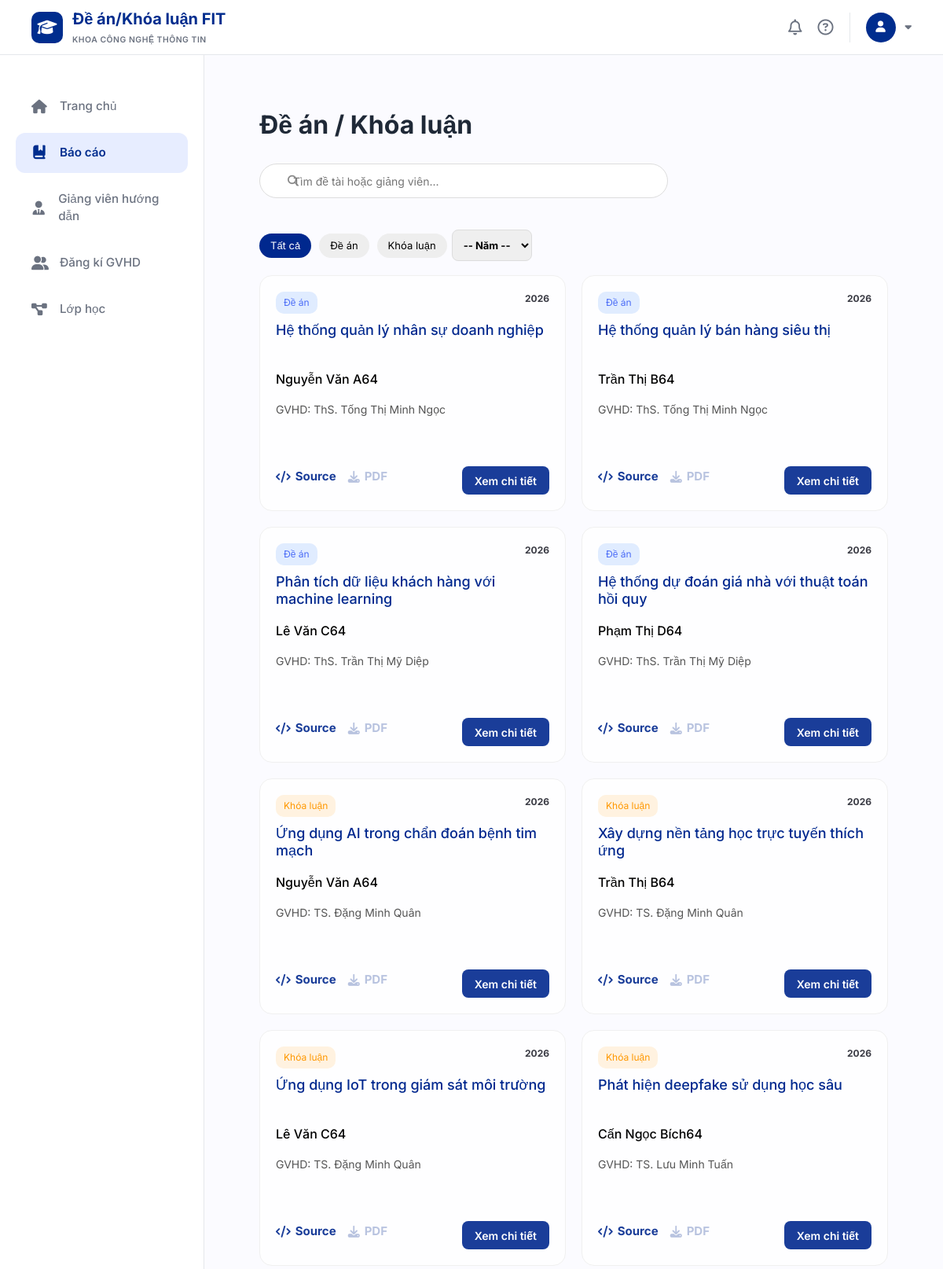
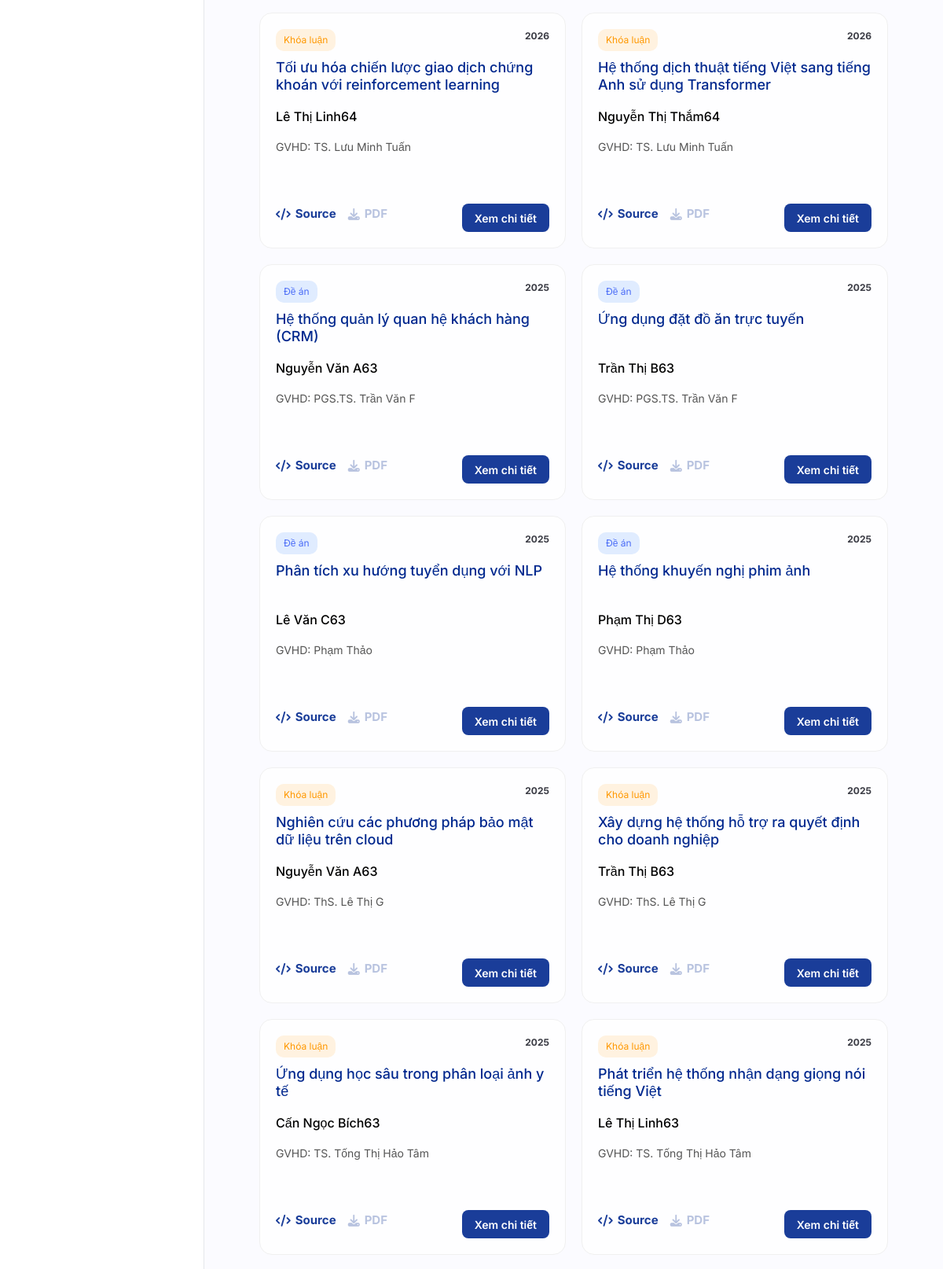
The app's page /theses-projects (upper part) with its own data (2 pictures, top to bottom).
### tables this page shows
CREATE TABLE published_reports (
    id INTEGER PRIMARY KEY AUTOINCREMENT,
    student_id INTEGER NOT NULL,
    class_id INTEGER NOT NULL,
    topic_id INTEGER NOT NULL,
    file_url VARCHAR(500),
    source_code_url VARCHAR(500),
    published_at DATETIME DEFAULT CURRENT_TIMESTAMP,
    FOREIGN KEY (student_id) REFERENCES students(id),
    FOREIGN KEY (class_id) REFERENCES classes(id),
    FOREIGN KEY (topic_id) REFERENCES topics(id)
);

CREATE TABLE course_types (
    id INTEGER PRIMARY KEY AUTOINCREMENT,
    type_name VARCHAR(50) NOT NULL UNIQUE
);

CREATE TABLE topics (
    id INTEGER PRIMARY KEY AUTOINCREMENT,
    student_id INTEGER NOT NULL,
    class_id INTEGER NOT NULL,
    title VARCHAR(500) NOT NULL,
    description TEXT,
    created_at DATETIME DEFAULT CURRENT_TIMESTAMP,
    updated_at DATETIME DEFAULT CURRENT_TIMESTAMP,
    FOREIGN KEY (student_id) REFERENCES students(id),
    FOREIGN KEY (class_id) REFERENCES classes(id)
);

CREATE TABLE users (
    id INTEGER PRIMARY KEY AUTOINCREMENT,
    email VARCHAR(100) NOT NULL UNIQUE,
    password VARCHAR(255) NOT NULL,
    full_name VARCHAR(100) NOT NULL,
    role VARCHAR(20) NOT NULL CHECK (role IN ('student', 'lecturer')),
    phone VARCHAR(20),
    created_at DATETIME DEFAULT CURRENT_TIMESTAMP
);

### app/student/thesis/routes.py (the view)
@thesis_bp.route("/theses-projects")
def thesesprojects():
    q = request.args.get("q", "")
    year = request.args.get("year", "")
    type_ = request.args.get("type", "all")
    base_template = "student/base.html"
    if session.get('role') == 'lecturer':
        base_template = "lecturer/base.html"
    conn = get_db()
    cursor = conn.cursor()
    years = cursor.execute("""
        SELECT DISTINCT strftime('%Y', published_at) as year
        FROM published_reports
        ORDER BY year DESC
    """).fetchall()
    sql = """
        SELECT
            t.id, t.title, t.description,
            c.class_code, co.course_name, ct.type_name,
            u_lec.full_name AS lecturer_name,
            u_stu.full_name AS student_name,
            s.student_code,
            pr.published_at, pr.file_url, pr.source_code_url
        FROM published_reports pr
        JOIN topics t ON pr.topic_id = t.id
        JOIN classes c ON t.class_id = c.id
        JOIN courses co ON c.course_id = co.id
        JOIN course_types ct ON co.course_type_id = ct.id
        JOIN lecturers l ON c.lecturer_id = l.id
        JOIN users u_lec ON l.user_id = u_lec.id
        JOIN students s ON t.student_id = s.id
        JOIN users u_stu ON s.user_id = u_stu.id
        WHERE (t.title LIKE ? OR u_lec.full_name LIKE ?)
        """
    params = [f"%{q}%", f"%{q}%"]
    if year:
        sql += " AND strftime('%Y', pr.published_at) = ?"
        params.append(year)
    if type_ == "project":
        sql += " AND ct.type_name = 'Đề án'"
    elif type_ == "thesis":
        sql += " AND ct.type_name = 'Khóa luận'"
    rows = cursor.execute(sql, params).fetchall()
    return render_template(
        "student/theses.html",
        theses=rows,
        q=q,
        year=year,
        type=type_,
        years=years,
        base_template=base_template
    )

### app/database.py (called while the page is built)
def get_db():
    if 'db' not in g:
        g.db = sqlite3.connect(DB_PATH, timeout=30)
        g.db.row_factory = sqlite3.Row
        try:
            g.db.execute("PRAGMA journal_mode=WAL")
            g.db.execute("PRAGMA foreign_keys=ON")
        except sqlite3.OperationalError:
            pass
    return g.db

### templates/student/theses.html (shortened to what this page needs)
{% extends base_template %}
{% block styles %}
<link rel="stylesheet" href="{{ url_for('static', filename='theses.css') }}">
{% endblock %}
{% block content %}
<div class="theses-container">
    <h2 class="page-title">Đề án / Khóa luận</h2>
    <form method="get">
        <div class="search-box">
            <span class="icon"><i class="fa-solid fa-magnifying-glass"></i></span>
            <input name="q" value="{{ q }}" placeholder="Tìm đề tài hoặc giảng viên...">
        </div>
        <div class="top-bar">
            <div class="tabs">
                <button name="type" value="all" class="tab {{ 'active' if type=='all' else '' }}">
                    Tất cả
                </button>
                <button name="type" value="project" class="tab {{ 'active' if type=='project' else '' }}">
                    Đề án
                </button>
                <button name="type" value="thesis" class="tab {{ 'active' if type=='thesis' else '' }}">
                    Khóa luận
                </button>
            </div>
            <select name="year" onchange="this.form.submit()">
                <option value="">-- Năm --</option>
            </select>
        </div>
    </form>
    <div class="list">
    {% for t in theses %}
    <div class="card">
        <div class="year">
            {{ t["published_at"][:4] if t["published_at"] else "" }}
        </div>
        <div class="type {{ 'project' if t['type_name']=='Đề án' else 'thesis' }}">
            {{ t["type_name"] }}
        </div>
        <h3 class="title">{{ t["title"] }}</h3>
        <p class="student" style="color: black; font-weight: 500;">{{ t["student_name"] }}</p>
        <p class="lecturer">GVHD: {{ t["lecturer_name"] }}</p>
        <div class="actions">
            {% if session.get('role') == 'lecturer' %}
                <div class="admin-controls">
                    <a href="{{ url_for('thesis.edit_thesis', topic_id=t['id']) }}" class="btn-update">
                        Chỉnh sửa
                    </a>
                    <form action="{{ url_for('thesis.delete_thesis', topic_id=t['id']) }}" method="POST" class="delete-form">
                        <button type="submit" class="btn-delete" onclick="return confirm('Bạn có chắc chắn muốn xóa?');">
                            <i class="fa-solid fa-trash"></i> Xóa
                        </button>
                    </form>
                    <a href="/theses/{{ t['id'] }}" class="btn-detail-small">
                        Chi tiết
                    </a>
                </div>
            {% else %}
                <div class="student-controls">
                    <a href="{{ t['source_code_url'] or '#' }}" class="link {{ 'disabled' if not t['source_code_url'] else '' }}">
                        <i class="fa-solid fa-code"></i> Source
                    </a>
                    <a href="{{ t['file_url'] or '#' }}" class="link {{ 'disabled' if not t['file_url'] else '' }}">
                        <i class="fa-solid fa-download"></i> PDF
                    </a>
                    <a href="/theses/{{ t['id'] }}" class="detail-btn">Xem chi tiết</a>
                </div>
            {% endif %}
        </div>
    </div>
    {% endfor %}
</div>
{% endblock %}

### static/theses.css (style rules this page uses)
* { margin: 0; padding: 0; box-sizing: border-box; font-family: "Segoe UI", sans-serif; }
body { background: #FBF8FF; padding: 30px; }
.page-title { color: #00288E; margin-bottom: 15px; }
.search-box { position: relative; margin-bottom: 40px; }
.search-box input { width: 100%; padding: 18px 20px 18px 56px; border-radius: 16px; border: 1px solid var(--border-color); background: #F4F5F9; font-size: 1rem; outline: none; transition: var(--transition); }
.search-box .icon { position: absolute; left: 20px; top: 50%; transform: translateY(-50%); color: var(--text-muted); }
.top-bar { display: flex; justify-content: space-between; align-items: center; margin-bottom: 20px; }
.tabs { display: flex; gap: 10px; }
.tab { padding: 6px 14px; border-radius: 20px; border: none; background: #eee; cursor: pointer; font-size: 13px; }
.tab.active { background: #00288E; color: white; }
select { padding: 10px 10px; border-radius: 8px; border: 1px solid #ddd; font-size: 13px; font-weight: bold; color: #000000; }
.list { display: grid; grid-template-columns: repeat(auto-fill, minmax(300px, 1fr)); gap: 20px; align-items: stretch; align-items: start; }
.card { background: #FEFEFF; border-radius: 16px; padding: 20px; border: 1px solid #f0f0f0; position: relative; display: flex; flex-direction: column; min-height: 300px; overflow: hidden; }
.year { position: absolute; top: 20px; right: 20px; font-size: 12px; color: #3B3C45; font-weight: bold; }
.type { display: inline-block; width: fit-content; font-size: 11px; padding: 4px 8px; border-radius: 8px; margin-bottom: 8px; }
.title { font-size: 16px; margin-bottom: 6px; color: #222; display: -webkit-box; -webkit-line-clamp: 2; -webkit-box-orient: vertical; overflow: hidden; text-overflow: ellipsis; height: 2.8em; }
.lecturer { font-size: 14px; color: #555; margin-bottom: 4px; white-space: nowrap; overflow: hidden; text-overflow: ellipsis; }
.actions { margin-top: auto; display: flex; justify-content: space-between; align-items: center; padding-top: 15px; }
.card .actions a.link { text-decoration: none !important; font-size: 15px; font-weight: bold; color: #1A3D99 !important; }
.card .actions a.link.disabled { opacity: 0.3; pointer-events: none; }
.detail-btn { margin-top: 10px; text-align: center; padding: 8px; border-radius: 10px; background: #00288E; color: white; text-decoration: none; font-size: 13px; }
.project { background: #e0ecff; color: #4a6cf7; }
.thesis { background: #fff2e0; color: #ff9800; }
.title { font-size: 18px; color: #00288E; margin-bottom: 10px; }
.type { display: inline-block; padding: 5px 10px; border-radius: 10px; font-size: 12px; margin-bottom: 10px; }
.student-controls { display: flex; align-items: center; justify-content: flex-start; gap: 15px; margin-top: auto; width: 100%; }
.student-controls .link, .student-controls .detail-btn { display: inline-flex; align-items: center; justify-content: center; height: 36px; text-decoration: none; font-size: 14px; font-weight: 600; transition: all 0.2s; }
.student-controls .link { color: #1A3D99; gap: 6px; }
.student-controls .detail-btn { background: #1A3D99; color: white; padding: 0 16px; border-radius: 8px; margin-left: auto; }
* { box-sizing: border-box; margin: 0; padding: 0; font-family: 'Segoe UI', sans-serif; }
body { background: #f4f6fb; color: #333; }
.page-title { font-size: 28px; font-weight: 700; margin-bottom: 20px; }
.top-bar { display: flex; align-items: center; justify-content: flex-start; gap: 6px; margin-bottom: 18px; }
.search-box { position: relative; width: 520px; }
.search-box input { width: 100%; height: 44px; padding: 0 16px 0 42px; border-radius: 999px; border: 1px solid #ddd; font-size: 14px; background: #fff; }
.search-box i { position: absolute; left: 16px; top: 50%; transform: translateY(-50%); color: #888; font-size: 14px; }

### templates/student/theses.html (style rules this page uses)
.theses-container { max-width: 1000px; margin: 0 auto; }
.page-title { font-size: 2rem; font-weight: 700; margin-bottom: 30px; color: #1F2937; }

### templates/student/base.html (style rules this page uses)
:root { --primary-color: #002D8E; --primary-light: #E7EDFF; --bg-page: #FBFBFF; --white: #FFFFFF; --text-dark: #1F2937; --text-muted: #6B7280; --border-color: #E5E7EB; --sidebar-width: 260px; --header-height: 70px; --shadow: 0 4px 12px rgba(0, 0, 0, 0.05); --transition: all 0.3s ease; }
* { margin: 0; padding: 0; box-sizing: border-box; font-family: 'Inter', sans-serif; }
body { background-color: var(--bg-page); color: var(--text-dark); min-height: 100vh; display: flex; flex-direction: column; }

### records on screen
published_reports: published_at "2026", type_name "Đề án", title "Hệ thống quản lý nhân sự doanh nghiệp", student_name "Nguyễn Văn A64", lecturer_name "ThS. Tống Thị Minh Ngọc"
published_reports: published_at "2026", type_name "Đề án", title "Hệ thống quản lý bán hàng siêu thị", student_name "Trần Thị B64", lecturer_name "ThS. Tống Thị Minh Ngọc"
published_reports: published_at "2026", type_name "Đề án", title "Phân tích dữ liệu khách hàng với machine learning", student_name "Lê Văn C64", lecturer_name "ThS. Trần Thị Mỹ Diệp"
published_reports: published_at "2026", type_name "Đề án", title "Hệ thống dự đoán giá nhà với thuật toán hồi quy", student_name "Phạm Thị D64", lecturer_name "ThS. Trần Thị Mỹ Diệp"
published_reports: published_at "2026", type_name "Khóa luận", title "Ứng dụng AI trong chẩn đoán bệnh tim mạch", student_name "Nguyễn Văn A64", lecturer_name "TS. Đặng Minh Quân"
published_reports: published_at "2026", type_name "Khóa luận", title "Xây dựng nền tảng học trực tuyến thích ứng", student_name "Trần Thị B64", lecturer_name "TS. Đặng Minh Quân"
published_reports: published_at "2026", type_name "Khóa luận", title "Ứng dụng IoT trong giám sát môi trường", student_name "Lê Văn C64", lecturer_name "TS. Đặng Minh Quân"
published_reports: published_at "2026", type_name "Khóa luận", title "Phát hiện deepfake sử dụng học sâu", student_name "Cấn Ngọc Bích64", lecturer_name "TS. Lưu Minh Tuấn"
published_reports: published_at "2026", type_name "Khóa luận", title "Tối ưu hóa chiến lược giao dịch chứng khoán với reinforcement learning", student_name "Lê Thị Linh64", lecturer_name "TS. Lưu Minh Tuấn"
published_reports: published_at "2026", type_name "Khóa luận", title "Hệ thống dịch thuật tiếng Việt sang tiếng Anh sử dụng Transformer", student_name "Nguyễn Thị Thắm64", lecturer_name "TS. Lưu Minh Tuấn"
published_reports: published_at "2025", type_name "Đề án", title "Hệ thống quản lý quan hệ khách hàng (CRM)", student_name "Nguyễn Văn A63", lecturer_name "PGS.TS. Trần Văn F"
published_reports: published_at "2025", type_name "Đề án", title "Ứng dụng đặt đồ ăn trực tuyến", student_name "Trần Thị B63", lecturer_name "PGS.TS. Trần Văn F"
published_reports: published_at "2025", type_name "Đề án", title "Phân tích xu hướng tuyển dụng với NLP", student_name "Lê Văn C63", lecturer_name "Phạm Thảo"
published_reports: published_at "2025", type_name "Đề án", title "Hệ thống khuyến nghị phim ảnh", student_name "Phạm Thị D63", lecturer_name "Phạm Thảo"
published_reports: published_at "2025", type_name "Khóa luận", title "Nghiên cứu các phương pháp bảo mật dữ liệu trên cloud", student_name "Nguyễn Văn A63", lecturer_name "ThS. Lê Thị G"
published_reports: published_at "2025", type_name "Khóa luận", title "Xây dựng hệ thống hỗ trợ ra quyết định cho doanh nghiệp", student_name "Trần Thị B63", lecturer_name "ThS. Lê Thị G"
published_reports: published_at "2025", type_name "Khóa luận", title "Ứng dụng học sâu trong phân loại ảnh y tế", student_name "Cấn Ngọc Bích63", lecturer_name "TS. Tống Thị Hảo Tâm"
published_reports: published_at "2025", type_name "Khóa luận", title "Phát triển hệ thống nhận dạng giọng nói tiếng Việt", student_name "Lê Thị Linh63", lecturer_name "TS. Tống Thị Hảo Tâm"
